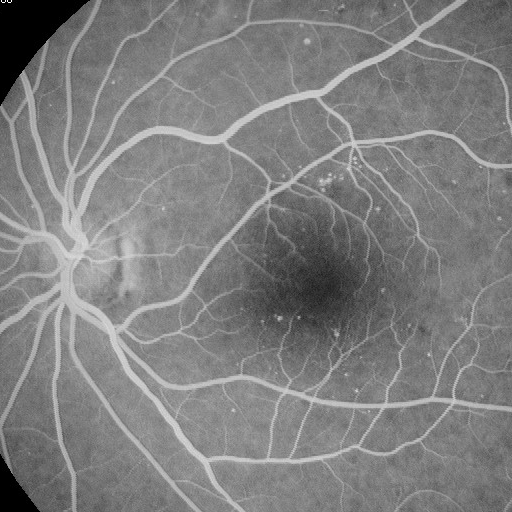
#> input picture PSNR_SSIM/2_mask_48.png, 512 x 512 px; its folder holds 4 pictures in this run; the run also reads 1 picture not shown here
$ python psnr_ssim.py
#> lines starting #> are read from the running program, lines starting #| are printed output that depends on the picture; long printed decimals are rounded
import math
import numpy as np
import cv2
import argparse
import os
from math import log10, sqrt

def ssim(img1, img2):
    C1 = (0.01 * 255)**2
    C2 = (0.03 * 255)**2

    img1 = img1.astype(np.float64)
    img2 = img2.astype(np.float64)
    kernel = cv2.getGaussianKernel(11, 1.5)
    window = np.outer(kernel, kernel.transpose())

    mu1 = cv2.filter2D(img1, -1, window)[5:-5, 5:-5]  # valid
    mu2 = cv2.filter2D(img2, -1, window)[5:-5, 5:-5]
    mu1_sq = mu1**2
    mu2_sq = mu2**2
    mu1_mu2 = mu1 * mu2
    sigma1_sq = cv2.filter2D(img1**2, -1, window)[5:-5, 5:-5] - mu1_sq
    sigma2_sq = cv2.filter2D(img2**2, -1, window)[5:-5, 5:-5] - mu2_sq
    sigma12 = cv2.filter2D(img1 * img2, -1, window)[5:-5, 5:-5] - mu1_mu2

    ssim_map = ((2 * mu1_mu2 + C1) * (2 * sigma12 + C2)) / ((mu1_sq + mu2_sq + C1) *
                                                            (sigma1_sq + sigma2_sq + C2))
    return ssim_map.mean()


def calculate_ssim(img1, img2):
    '''calculate SSIM
    the same outputs as MATLAB's
    img1, img2: [0, 255]
    '''
    if not img1.shape == img2.shape:
        raise ValueError('Input images must have the same dimensions.')
    if img1.ndim == 2:
        return ssim(img1, img2)
    elif img1.ndim == 3:
        if img1.shape[2] == 3:
            ssims = []
            for i in range(3):
                ssims.append(ssim(img1, img2))
            return np.array(ssims).mean()
        elif img1.shape[2] == 1:
            return ssim(np.squeeze(img1), np.squeeze(img2))
    else:
        raise ValueError('Wrong input image dimensions.')

def PSNR(original, compressed):
    mse = np.mean((original - compressed) ** 2)
    if(mse == 0):  # MSE is zero means no noise is present in the signal .
                  # Therefore PSNR have no importance.
        return 100
    max_pixel = 255.0
    psnr = 20 * log10(max_pixel / sqrt(mse))
    return psnr
"""
parser  = argparse.ArgumentParser()
parser.add_argument("-p1", type=str)
parser.add_argument("-p2", type=str)
args = parser.parse_args()
img1 = cv2.imread(args.p1, 0)
img2 = cv2.imread(args.p2, 0)
print("SSIM",calculate_ssim(img1, img2))
print("PSNR:", PSNR(img1, img2))
"""

low_res = []
hr = None

for file in os.listdir(os.getcwd()):
    if file[0] == "l":
        low_res.append(file)
    elif file[-1] != 'y':
        hr = file
#> pass 2 of the loop `for file in os.listdir(os.getcwd()):`:
#> pass 3 of the loop `for file in os.listdir(os.getcwd()):`:
#> the loop made 5 passes; the first 3 are shown

high = cv2.imread(hr)
#> high is the input picture: shape (512, 512, 3); min 0, max 255, mean 126.5
print()
for lrf in low_res:
    print("Comparing", lrf, "with HR (", hr, ")")
    low = cv2.imread(lrf)
    print("SSIM", calculate_ssim(low, high))
#> the loop in calculate_ssim, `for i in range(3):` made 3 passes
#> pass 1, in ssim, `mu1 = cv2.filter2D(img1, -1, window)[5:-5, 5:-5]`:
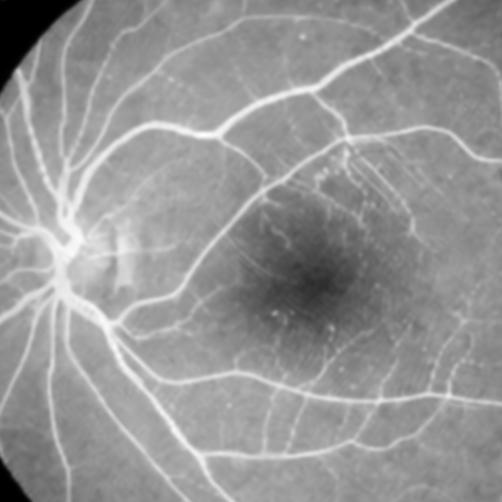
#> mu1: shape (502, 502, 3) float64; min -5.68e-14, max 210.4, mean 124.4; drawn with min black and max white
#> after the loop in calculate_ssim, `for i in range(3):`: ssims = [0.675, 0.675, 0.675]
#| SSIM 0.6747
    print("PSNR", PSNR(high, low))
#> in PSNR, `mse = np.mean((original - compressed) ** 2)`: mse = 50.29
#> in PSNR, `psnr = 20 * log10(max_pixel / sqrt(mse))`: psnr = 31.12
#| PSNR 31.116
    print()
#> pass 2 of the loop `for lrf in low_res:`:
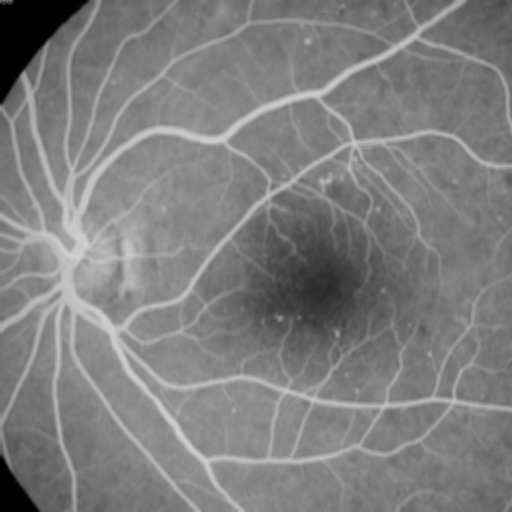
#> input picture PSNR_SSIM/lr_2_mask_48_PROPOSED.png, 512 x 512 px
#> low is the input picture: shape (512, 512, 3); min 0, max 210, mean 126.5
#> the loop in calculate_ssim (call 2), `for i in range(3):` made 3 passes
#> pass 1, in ssim (call 4), `mu1 = cv2.filter2D(img1, -1, window)[5:-5, 5:-5]`:
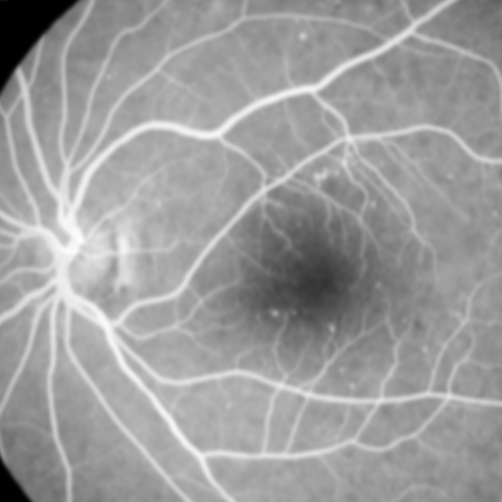
#> mu1: shape (502, 502, 3) float64; min -7.11e-14, max 206.7, mean 127.5; drawn with min black and max white
#> pass 1, in ssim (call 4), `mu1_sq = mu1**2`:
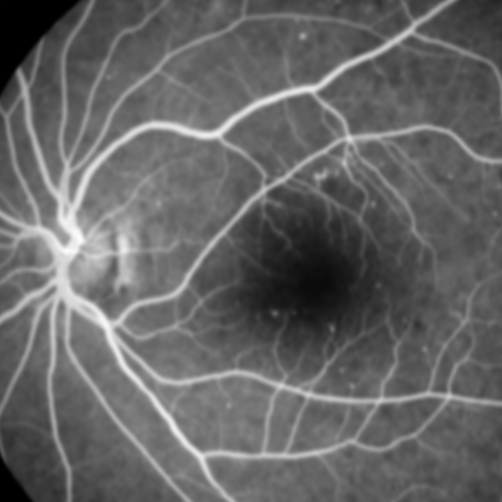
#> mu1_sq: shape (502, 502, 3) float64; min 0, max 42720.2, mean 17008.1; drawn with min black and max white
#| SSIM 0.7211
#| PSNR 32.149
#> pass 3 of the loop `for lrf in low_res:`:
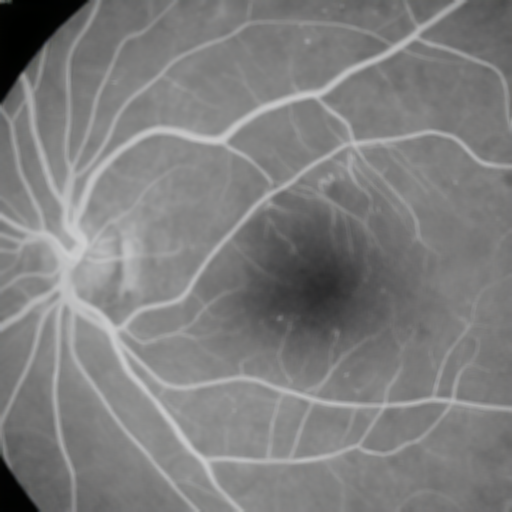
#> input picture PSNR_SSIM/lr_2_mask_48_SRGAN.png, 512 x 512 px
#> low is the input picture: shape (512, 512, 3); mean B, G, R 126.4, 126.5, 126.5
#> the loop in calculate_ssim (call 3), `for i in range(3):` made 3 passes
#> pass 1, in ssim (call 7), `mu1 = cv2.filter2D(img1, -1, window)[5:-5, 5:-5]`:
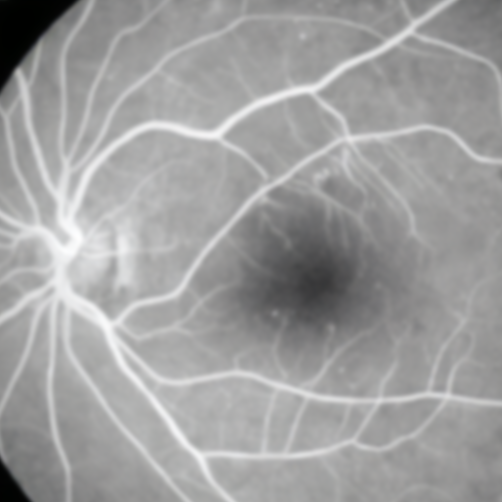
#> mu1: shape (502, 502, 3) float64; mean B, G, R 127.4, 127.4, 127.4; drawn with min black and max white
#> pass 1, in ssim (call 7), `mu1_sq = mu1**2`:
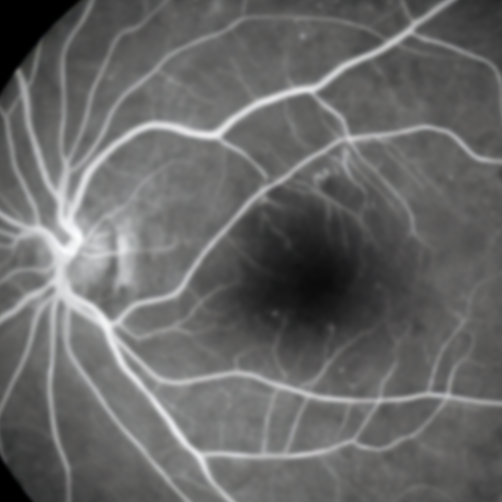
#> mu1_sq: shape (502, 502, 3) float64; mean B, G, R 16929.4, 16943.5, 16940.1; drawn with min black and max white
#| SSIM 0.6466
#| PSNR 31.306
